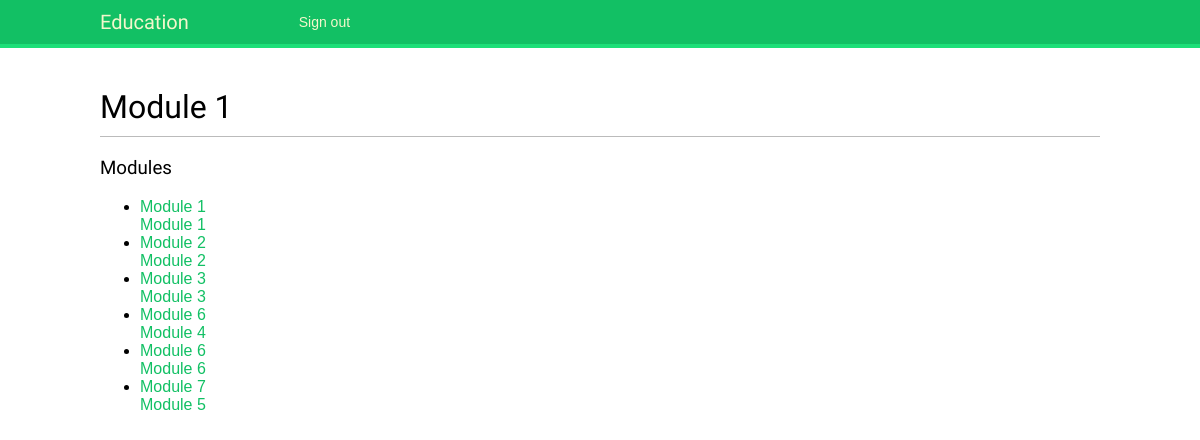
/students/course/1/ (signed in), run on the app's committed database.
### courses/models.py (models this page shows, shortened)
class Module(models.Model):
    course = models.ForeignKey(Course,related_name='modules',on_delete=models.CASCADE)
    title = models.CharField(max_length=200)
    description = models.TextField(blank=True)
    order = OrderField(blank=True, for_fields=['course'])
    class Meta:
        ordering = ['order']

### students/views.py (the view)
# urls.py: path('course/<pk>/',views.StudentCourseDetailView.as_view(),name='student_course_detail'),
class StudentCourseDetailView(DetailView):
    model = Course
    template_name = 'students/course/detail.html'
    def get_queryset(self):
        qs = super(StudentCourseDetailView, self).get_queryset()
        return qs.filter(students__in=[self.request.user])
    def get_context_data(self, **kwargs):
        context = super(StudentCourseDetailView,self).get_context_data(**kwargs)
        course = self.get_object()
        if 'module_id' in self.kwargs:
            context['module'] = course.modules.get(id=self.kwargs['module_id'])
        else:
            context['module'] = course.modules.all()[0]
        return context

### students/templates/students/course/detail.html (shortened to what this page needs)
{% extends "base.html" %}
{% block content %}
    <h1>
    {{ module.title }}
    </h1>
        <div class="contents">
        <h3>Modules</h3>
            <ul id="modules">
                {% for m in object.modules.all %}
                <li data-id="{{ m.id }}" {% if m == module %}class="selected"{% endif %}>
                    <a href="{% url "student_course_detail_module"
                    object.id m.id %}">
                        <span>
                            Module <span class="order">{{ m.order|add:1 }}</span>
                        </span>
                    <br>
                    {{ m.title }}
                    </a>
                </li>
                    {% empty %}
                <li>
                    No modules yet.
                </li>
                {% endfor %}
            </ul>
        </div>
{% endblock %}

### courses/static/css/base.css (style rules this page uses)
body { margin:0; padding:0; font-family:helvetica, sans-serif; }
a { color:#12c064; text-decoration:none; }
h1, h2, h3, h4, h5 , h6 { font-family: 'Muli', sans-serif; font-weight:normal; }
h1 { border-bottom:1px solid #bbb; padding:0 0 10px 0; margin:10px 0 20px 0; }

### data on the page
Module: title "Module 1", order|add "1"
Module: order|add "2", title "Module 2"
Module: order|add "3", title "Module 3"
Module: order|add "6", title "Module 4"
Module: order|add "6", title "Module 6"
Module: order|add "7", title "Module 5"
